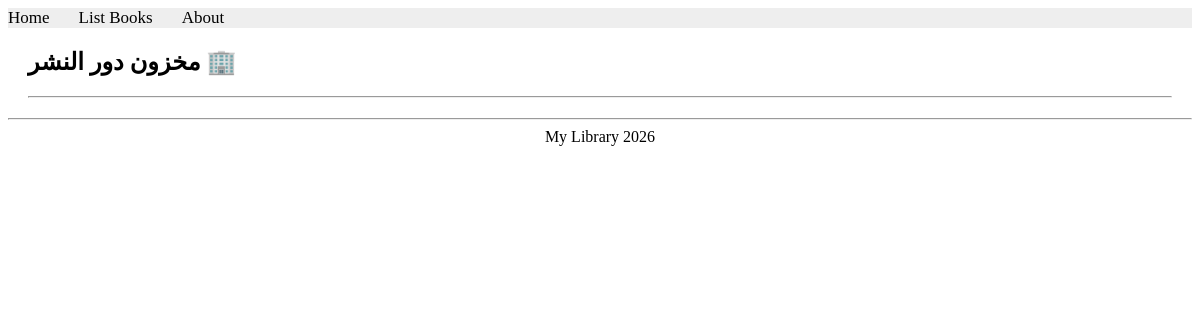
The app's page /books/lab9/task2/, older data.
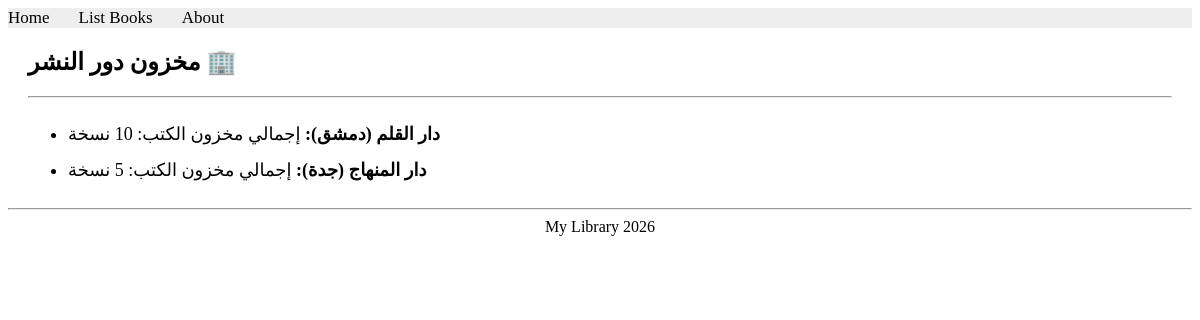
The same page, newer data.
### apps/bookmodule/models.py (models this page shows)
class Publisher(models.Model):
    name = models.CharField(max_length=200)
    location = models.CharField(max_length=300)

### apps/bookmodule/views.py (the view)
# urls.py: path('lab9/task2/', views.task2_lab9, name="books.task2_lab9"),
def task2_lab9(request):
    publishers = Publisher.objects.annotate(total_stock=Sum('book__quantity'))
    return render(request, 'bookmodule/task2_lab9.html', {'publishers': publishers})

### apps/templates/bookmodule/task2_lab9.html (shortened to what this page needs)
{% extends "layouts/base.html" %}
{% block content %}
<div style="margin: 20px;">
    <h2>مخزون دور النشر 🏢</h2>
    <hr>
    <ul style="font-size: 18px; line-height: 2;">
        {% for pub in publishers %}
            <li><strong>{{ pub.name }} ({{ pub.location }}):</strong> إجمالي مخزون الكتب: {{ pub.total_stock|default:0 }} نسخة</li>
        {% endfor %}
    </ul>
</div>
{% endblock content %}

Row changes from the older to the newer data that the page shows:
added Publisher: name "دار القلم", location "دمشق"
added Publisher: name "دار المنهاج", location "جدة"
